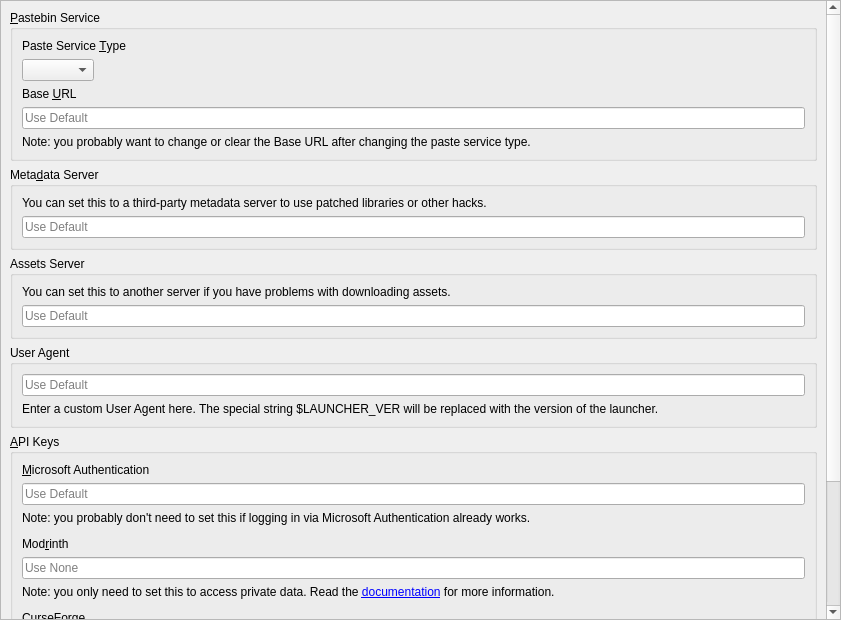
<?xml version="1.0" encoding="UTF-8"?>
<ui version="4.0">
 <class>APIPage</class>
 <widget class="QWidget" name="APIPage">
  <property name="geometry">
   <rect>
    <x>0</x>
    <y>0</y>
    <width>841</width>
    <height>620</height>
   </rect>
  </property>
  <layout class="QVBoxLayout" name="verticalLayout_2">
   <property name="leftMargin">
    <number>0</number>
   </property>
   <property name="topMargin">
    <number>0</number>
   </property>
   <property name="rightMargin">
    <number>0</number>
   </property>
   <property name="bottomMargin">
    <number>0</number>
   </property>
   <item>
    <widget class="QScrollArea" name="scrollArea">
     <property name="widgetResizable">
      <bool>true</bool>
     </property>
     <widget class="QWidget" name="scrollAreaWidgetContents">
      <property name="geometry">
       <rect>
        <x>0</x>
        <y>-216</y>
        <width>816</width>
        <height>832</height>
       </rect>
      </property>
      <layout class="QVBoxLayout" name="verticalLayout">
       <item>
        <widget class="QGroupBox" name="groupBox_paste">
         <property name="title">
          <string>&amp;Pastebin Service</string>
         </property>
         <layout class="QVBoxLayout" name="verticalLayout_3">
          <item>
           <widget class="QLabel" name="pasteServiceTypeLabel">
            <property name="text">
             <string>Paste Service &amp;Type</string>
            </property>
            <property name="buddy">
             <cstring>pasteTypeComboBox</cstring>
            </property>
           </widget>
          </item>
          <item>
           <widget class="QComboBox" name="pasteTypeComboBox">
            <property name="sizePolicy">
             <sizepolicy hsizetype="Maximum" vsizetype="Fixed">
              <horstretch>0</horstretch>
              <verstretch>0</verstretch>
             </sizepolicy>
            </property>
           </widget>
          </item>
          <item>
           <widget class="QLabel" name="baseURLLabel">
            <property name="text">
             <string>Base &amp;URL</string>
            </property>
            <property name="buddy">
             <cstring>baseURLEntry</cstring>
            </property>
           </widget>
          </item>
          <item>
           <widget class="QLineEdit" name="baseURLEntry">
            <property name="placeholderText">
             <string>Use Default</string>
            </property>
            <property name="clearButtonEnabled">
             <bool>true</bool>
            </property>
           </widget>
          </item>
          <item>
           <widget class="QLabel" name="baseURLNote">
            <property name="text">
             <string>Note: you probably want to change or clear the Base URL after changing the paste service type.</string>
            </property>
            <property name="wordWrap">
             <bool>true</bool>
            </property>
           </widget>
          </item>
         </layout>
        </widget>
       </item>
       <item>
        <widget class="QGroupBox" name="groupBox_meta">
         <property name="title">
          <string>Meta&amp;data Server</string>
         </property>
         <layout class="QVBoxLayout" name="verticalLayout_5">
          <item>
           <widget class="QLabel" name="label_6">
            <property name="text">
             <string>You can set this to a third-party metadata server to use patched libraries or other hacks.</string>
            </property>
            <property name="textFormat">
             <enum>Qt::RichText</enum>
            </property>
            <property name="wordWrap">
             <bool>true</bool>
            </property>
            <property name="openExternalLinks">
             <bool>true</bool>
            </property>
           </widget>
          </item>
          <item>
           <widget class="QLineEdit" name="metaURL">
            <property name="placeholderText">
             <string>Use Default</string>
            </property>
           </widget>
          </item>
         </layout>
        </widget>
       </item>
       <item>
        <widget class="QGroupBox" name="groupBox_assets">
         <property name="title">
          <string>Assets Server</string>
         </property>
         <layout class="QVBoxLayout" name="verticalLayout_6">
          <item>
           <widget class="QLabel" name="label_7">
            <property name="text">
             <string>You can set this to another server if you have problems with downloading assets.</string>
            </property>
            <property name="textFormat">
             <enum>Qt::RichText</enum>
            </property>
            <property name="wordWrap">
             <bool>true</bool>
            </property>
            <property name="openExternalLinks">
             <bool>true</bool>
            </property>
           </widget>
          </item>
          <item>
           <widget class="QLineEdit" name="resourceURL">
            <property name="placeholderText">
             <string>Use Default</string>
            </property>
           </widget>
          </item>
         </layout>
        </widget>
       </item>
       <item>
        <widget class="QGroupBox" name="groupBox_ua">
         <property name="minimumSize">
          <size>
           <width>0</width>
           <height>0</height>
          </size>
         </property>
         <property name="title">
          <string>User Agent</string>
         </property>
         <layout class="QVBoxLayout" name="verticalLayout_7">
          <item>
           <widget class="QLineEdit" name="userAgentLineEdit">
            <property name="placeholderText">
             <string>Use Default</string>
            </property>
           </widget>
          </item>
          <item>
           <widget class="QLabel" name="userAgentLabel">
            <property name="text">
             <string>Enter a custom User Agent here. The special string $LAUNCHER_VER will be replaced with the version of the launcher.</string>
            </property>
            <property name="wordWrap">
             <bool>true</bool>
            </property>
           </widget>
          </item>
         </layout>
        </widget>
       </item>
       <item>
        <widget class="QGroupBox" name="groupBox_msa">
         <property name="title">
          <string>&amp;API Keys</string>
         </property>
         <layout class="QVBoxLayout" name="verticalLayout_4">
          <item>
           <widget class="QLabel" name="msaClientIDLabel">
            <property name="text">
             <string>&amp;Microsoft Authentication</string>
            </property>
            <property name="textFormat">
             <enum>Qt::RichText</enum>
            </property>
            <property name="wordWrap">
             <bool>true</bool>
            </property>
            <property name="openExternalLinks">
             <bool>true</bool>
            </property>
            <property name="buddy">
             <cstring>msaClientID</cstring>
            </property>
           </widget>
          </item>
          <item>
           <widget class="QLineEdit" name="msaClientID">
            <property name="placeholderText">
             <string>Use Default</string>
            </property>
           </widget>
          </item>
          <item>
           <widget class="QLabel" name="label_3">
            <property name="text">
             <string>Note: you probably don't need to set this if logging in via Microsoft Authentication already works.</string>
            </property>
            <property name="textFormat">
             <enum>Qt::RichText</enum>
            </property>
            <property name="wordWrap">
             <bool>true</bool>
            </property>
           </widget>
          </item>
          <item>
           <spacer name="verticalSpacer">
            <property name="orientation">
             <enum>Qt::Vertical</enum>
            </property>
            <property name="sizeType">
             <enum>QSizePolicy::Fixed</enum>
            </property>
            <property name="sizeHint" stdset="0">
             <size>
              <width>0</width>
              <height>6</height>
             </size>
            </property>
           </spacer>
          </item>
          <item>
           <widget class="QLabel" name="modrinthTokenLabel">
            <property name="text">
             <string>Mod&amp;rinth</string>
            </property>
            <property name="textFormat">
             <enum>Qt::RichText</enum>
            </property>
            <property name="wordWrap">
             <bool>true</bool>
            </property>
            <property name="openExternalLinks">
             <bool>true</bool>
            </property>
            <property name="buddy">
             <cstring>modrinthToken</cstring>
            </property>
           </widget>
          </item>
          <item>
           <widget class="QLineEdit" name="modrinthToken">
            <property name="enabled">
             <bool>true</bool>
            </property>
            <property name="placeholderText">
             <string>Use None</string>
            </property>
           </widget>
          </item>
          <item>
           <widget class="QLabel" name="label_8">
            <property name="text">
             <string>&lt;html&gt;&lt;head/&gt;&lt;body&gt;&lt;p&gt;Note: you only need to set this to access private data. Read the &lt;a href=&quot;https://docs.modrinth.com/api/#authentication&quot;&gt;documentation&lt;/a&gt; for more information.&lt;/p&gt;&lt;/body&gt;&lt;/html&gt;</string>
            </property>
            <property name="wordWrap">
             <bool>true</bool>
            </property>
            <property name="openExternalLinks">
             <bool>true</bool>
            </property>
           </widget>
          </item>
          <item>
           <spacer name="verticalSpacer_4">
            <property name="orientation">
             <enum>Qt::Vertical</enum>
            </property>
            <property name="sizeType">
             <enum>QSizePolicy::Fixed</enum>
            </property>
            <property name="sizeHint" stdset="0">
             <size>
              <width>0</width>
              <height>6</height>
             </size>
            </property>
           </spacer>
          </item>
          <item>
           <widget class="QLabel" name="flameKeyLabel">
            <property name="text">
             <string>&amp;CurseForge</string>
            </property>
            <property name="textFormat">
             <enum>Qt::RichText</enum>
            </property>
            <property name="wordWrap">
             <bool>true</bool>
            </property>
            <property name="openExternalLinks">
             <bool>true</bool>
            </property>
            <property name="buddy">
             <cstring>flameKey</cstring>
            </property>
           </widget>
          </item>
          <item>
           <layout class="QGridLayout" name="flameKeyLayout">
            <item row="0" column="0">
             <widget class="QLineEdit" name="flameKey">
              <property name="enabled">
              <bool>true</bool>
              </property>
              <property name="placeholderText">
              <string>Use Default</string>
              </property>
             </widget>
            </item>
            <item row="0" column="1">
             <widget class="QPushButton" name="fetchKeyButton">
              <property name="text">
               <string>Fetch Official Launcher's Key</string>
              </property>
             </widget>
            </item>
           </layout>
          </item>
          <item>
           <widget class="QLabel" name="label_10">
            <property name="text">
             <string>&lt;span style=&quot;font-weight:700;&quot;&gt;Using the official CurseForge app's API key may break CurseForge's terms of service but should allow Shattered Prism to download all mods in a modpack without you needing to download any of them manually.&lt;/span&gt;</string>
            </property>
            <property name="wordWrap">
             <bool>true</bool>
            </property>
           </widget>
          </item>
          <item>
           <spacer name="verticalSpacer_3">
            <property name="orientation">
             <enum>Qt::Vertical</enum>
            </property>
            <property name="sizeType">
             <enum>QSizePolicy::Fixed</enum>
            </property>
            <property name="sizeHint" stdset="0">
             <size>
              <width>0</width>
              <height>6</height>
             </size>
            </property>
           </spacer>
          </item>
          <item>
           <widget class="QLabel" name="label_12">
            <property name="text">
             <string>&amp;Technic</string>
            </property>
            <property name="buddy">
             <cstring>technicClientID</cstring>
            </property>
           </widget>
          </item>
          <item>
           <widget class="QLineEdit" name="technicClientID">
            <property name="placeholderText">
             <string>Use Default</string>
            </property>
           </widget>
          </item>
          <item>
           <widget class="QLabel" name="label_11">
            <property name="text">
             <string>&lt;html&gt;&lt;head/&gt;&lt;body&gt;&lt;p&gt;Note: you only need to set this to access private data.&lt;/p&gt;&lt;/body&gt;&lt;/html&gt;</string>
            </property>
            <property name="wordWrap">
             <bool>true</bool>
            </property>
           </widget>
          </item>
         </layout>
        </widget>
       </item>
       <item>
        <spacer name="verticalSpacer_2">
         <property name="orientation">
          <enum>Qt::Vertical</enum>
         </property>
         <property name="sizeHint" stdset="0">
          <size>
           <width>0</width>
           <height>0</height>
          </size>
         </property>
        </spacer>
       </item>
      </layout>
     </widget>
    </widget>
   </item>
  </layout>
 </widget>
 <resources/>
 <connections/>
</ui>
